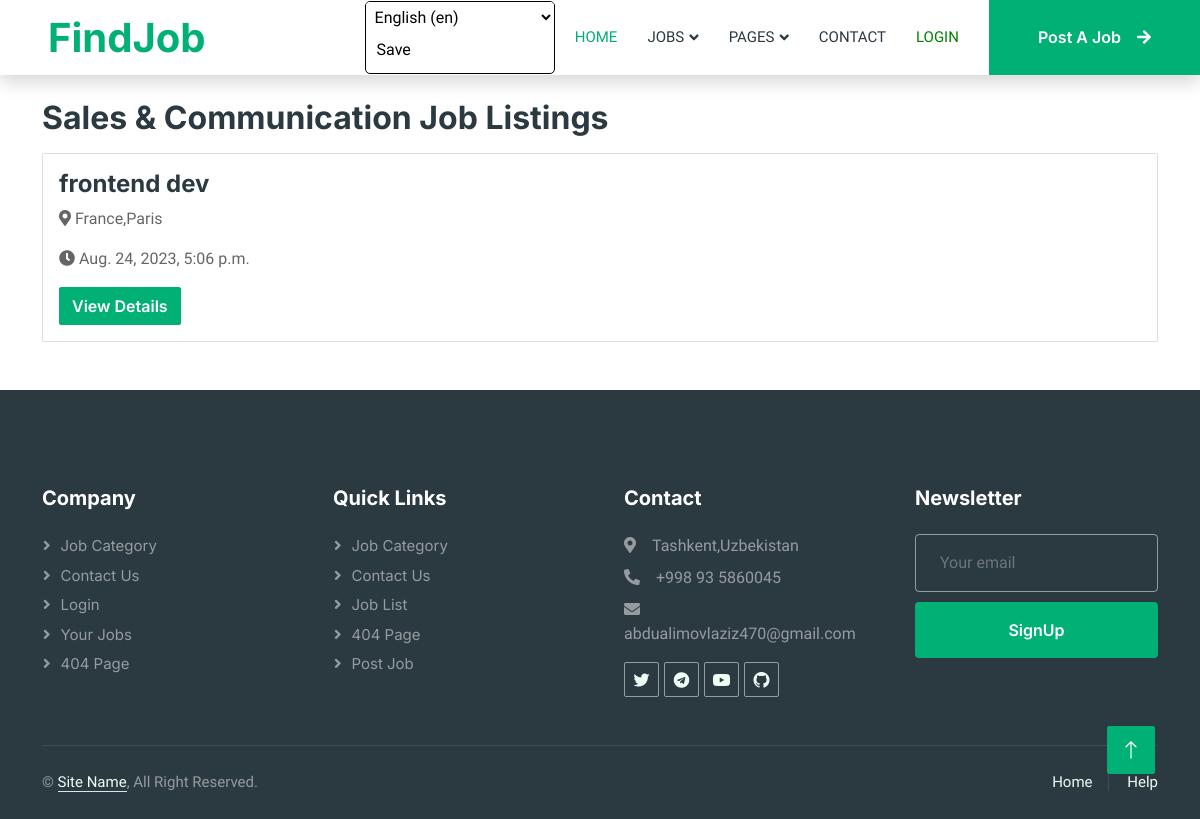
Page /sales/ on the committed database.
### job_app/models.py (models this page shows, shortened)
class Job(models.Model):
    title = models.CharField(max_length=200)
    description = models.TextField()
    location = models.CharField(max_length=100)
    salary = models.CharField(max_length=155)
    category = models.ForeignKey(Category, on_delete=models.CASCADE, null=True)
    contact = models.CharField(max_length=200)
    created_at = models.DateTimeField(default=timezone.now)
    user = models.ForeignKey(User, on_delete=models.CASCADE)

### job_app/views.py (the view)
# urls.py: path("sales/", SalesCommunicationView.as_view(), name='sales'),
class SalesCommunicationView(ListView):
    model = Job
    template_name = 'home/sales.html'
    context_object_name = 'sales_job'
    def get_queryset(self):
        job = super().get_queryset().filter(category__name='Sales & Communication')
        return job

### templates/home/sales.html
{% extends 'home/base.html' %}
{% load static %}
{% load i18n %}
{% block content %}
    <div class="container">
        <h2 class="mt-4 mb-3">{% blocktrans %}Sales & Communication Job Listings{% endblocktrans %}</h2>
        {% for sales in sales_job %}
            <div class="card mb-3">
                <div class="card-body">
                    <h4 class="card-title">{{ sales.title }}</h4>
                    <p class="card-text"><i class="fas fa-map-marker-alt"></i> {{ sales.location }}</p>
                    <p class="card-text"><i class="fas fa-clock"></i> {{ sales.created_at }}</p>
                    <a href="{% url 'job_detail' sales.id %}" class="btn btn-primary">{% blocktrans %}View Details{% endblocktrans %}</a>
                </div>
            </div>
        {% empty %}
            <p>{% blocktrans %}No Sales & Communication job listings available.{% endblocktrans %}</p>
        {% endfor %}
    </div>
{% endblock %}

### static/css/style.css (style rules this page uses)
:root { --primary: #00B074; --secondary: #2B9BFF; --light: #EFFDF5; --dark: #2B3940; }
.btn { font-family: 'Inter', sans-serif; font-weight: 600; transition: .5s; }
.btn.btn-primary, .btn.btn-secondary { color: #FFFFFF; }

### rows in the picture
Job: title "frontend dev", location "France,Paris", created_at "Aug. 24, 2023, 5:06 p.m."

### other values in the picture
form field language "English (en)"
